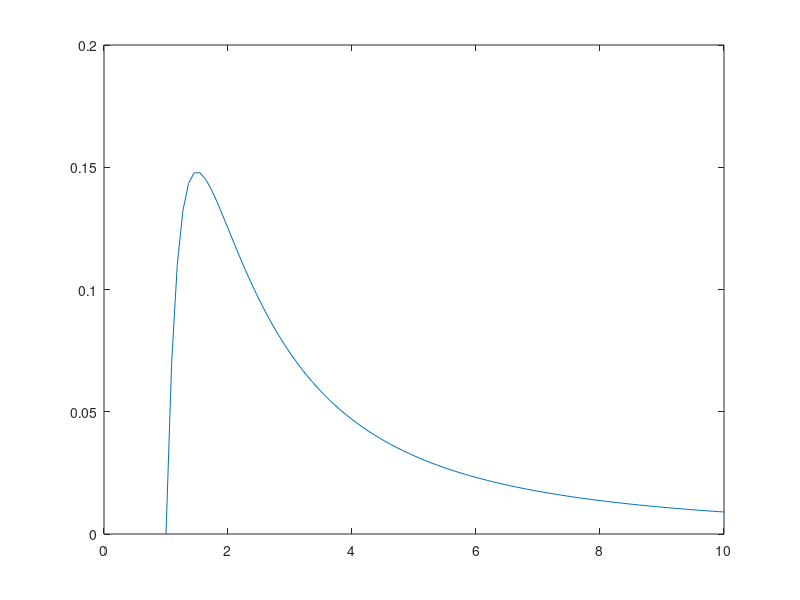

MATLAB code for this plot: (Note: this script raises an error after producing the figure.)
%% run code with physical line list
clc, clear all, close all

resonance_lambda  = [100,200];
c = 10^8;



%% make stupid plot
N = 100;
a = linspace(1,10,N)
b = 1./a.^2.*(1-1./a)

figure()
plot(a,b)

%% test if multiple scatterings from one line are possible
clc,  clear all

test_number = 0;                                   
[freq,flux_two,number_scatterings,photon_path,yes,luminosity,rmax,total_number_backscatterings] = test_file(test_number);


%% ancient version
clc, clear all, close all

xk0 = 100
nphot = 10^5
alpha = 0
beta = 1

make_plot = 1;
save = 0;
all_radial = 0;
radial_release = 1;

[freq_b,flux_b,yes] = one_radial_line(nphot , xk0 , alpha , beta , make_plot , save , all_radial, radial_release);    

%% simple test for line selection
clc, clear all, close all

xmuestart = 1;
xstart = -0.9180;
resonance_x = [-0.5,0];
resonance_tau = [100,100];

r_init = 1;
rmax = 100;
beta = 1;
vmin = -0.98;
vmax = -0.01;
b = 1-vmin*(1/beta);

display('hier gaan we dan')
[r,x_selected,tau_selected,last_scatter] = best_line(xmuestart,xstart,resonance_x,resonance_tau,r_init,rmax,b,beta,vmin,vmax)

% test influence of xk0 on r
xstart = -0.5;

resonance_x = 0;
resonance_tau = 100;

[r_a,x_selected,tau_selected,last_scatter] = best_line(xmuestart,xstart,resonance_x,resonance_tau,r_init,rmax,b,beta,vmin,vmax)

resonance_tau = 0.5;
[r_b,x_selected,tau_selected,last_scatter] = best_line(xmuestart,xstart,resonance_x,resonance_tau,r_init,rmax,b,beta,vmin,vmax)

%% test superposition
clc, clear all, close all

save_figures = 0;
multiplication = 1;
test_number_1 = 18;
test_number_2 = 19;
test_number_3 = 20;
overlap_number = 25;
test_superposition(save_figures,multiplication,test_number_1,test_number_2,test_number_3,overlap_number);

save_fig = 1
xmueout_only_pos = 1
if save_fig == 1
    if xmueout_only_pos == 1
        saveas(gcf,'figures/multiplication_vs_complex_interactions_xmueout_pos.png')
    else
        saveas(gcf,'figures/multiplication_vs_complex_interactions_xmueout_iso.png')
    end
end

%% very SIMPLE test
clc, clear all, close all

test_number = 21;                                   
[freq,flux,total_number_scatterings,photon_path,yes,luminosity,rmax,total_number_backscatterings,...
    dLdr,g_radiation,scattering_x] = test_file(test_number);

display('_____________statistics for luminosity_________________')
photon_path(isnan(photon_path)) = 0;
count_first_x = 0;
count_second_x = 0;
number_scattered_photons = 0;
for k=1:size(photon_path,2)
    if isnan(scattering_x(1,k)) == 0
        if photon_path(max(find(photon_path(:,k))),k) == -0.5
            count_first_x = count_first_x + 1;
        else
            count_second_x = count_second_x + 1;
        end
        number_scattered_photons = number_scattered_photons + 1;
    end
end
count_first_x = count_first_x/number_scattered_photons
count_second_x = count_second_x/number_scattered_photons

%% test_convergence
clc, close all, clear all

range_max = 4;
make_save = 1;
close_all = 1;
test_convergence(range_max,make_save,close_all)


%% figures for paragraph 'EXPERIMENTS AND RESULTS. (1) AND (2)'
clc, close all, clear all

test_number = 1
[freq,flux_two,number_scatterings,photon_path,yes,luminosity,rmax,total_number_backscatterings] = test_file(test_number);

if test_number == -2
    saveas(gcf,'figures/scattering_distribution_radial_release.png')
elseif test_number == -1
    saveas(gcf,'figures/scattering_distribution_random_release.png')
elseif test_number == 0
    saveas(gcf,'figures/solution_random_release.png')
elseif test_number == 1
    saveas(gcf,'figures/solution_radial_release.png')
end

%% figures for paragraph 'EXPERIMENTS AND RESULTS. (3)'
clc, close all, clear all

test_number = 21
[freq,flux_two,number_scatterings,photon_path,yes,luminosity,rmax,total_number_backscatterings] = test_file(test_number);

if test_number == -2
    saveas(gcf,'figures/multiple_lines_distant.png')
end

%% testje over root finding (with angle correction)
clc, clear all, close all

angle_correction = 1

N = 200;
r = linspace(1,20,N);
p = 0.8;
beta = 1;
b = 2;
x = sqrt(1-(p./r).^2).*(1-b./r).^beta;
y = (1-b./r).^beta;
plot(r,x)
hold on, plot(r,y)

title('generic form of velocity profile from observers viewpoint')
xlabel('r')
ylabel('\mu v(r)','Rotation',0)
legend('angle correction','no angle correction','Location','Southeast')
xlim([1,20])

saveas(gcf,'figures/velocity_profile.png')
%% SIMPLE test
clc, clear all, close all

make_save = 0;

test_number = 2001;
[freq,flux_two,number_scatterings,photon_path,yes,luminosity,rmax,total_number_backscatterings] = test_file(test_number);

% make plot and figure
if make_save == 1
    if test_number == 2001
        title1 = 'figures/multiple_lines_distant_diff_opacity.png';
        title2 = 'figures/multiple_lines_photon_path_distant_diff_opacity.png';
    elseif test_number == 200
        title1 = 'figures/multiple_lines_distant.png';
        title2 = 'figures/multiple_lines_photon_path_distant.png';
    elseif test_number == 500
        title1 = 'figures/multiple_lines_MANY.png';
        title2 = 'figures/multiple_lines_photon_path_MANY.png';        
    else
        title1 = 'figures/multiple_lines.png';
        title2 = 'figures/multiple_lines_photon_path.png';
    end
    saveas(figure(1),title1)
    saveas(figure(2),title2)
end

%% derive scattering probabilty
clc, clear all, close all

beta = 1; nbins = 100; resonance_x = [-0.5,0]; compare_Fortran = 1;
[~,~,~,~,~,~,~,~,~,~,~,~,~,~,~,expected_ratio] = param_init(beta,nbins,resonance_x,compare_Fortran);    

p = expected_ratio*(1+0.5/2*(1+0.5/2))
p = expected_ratio*(1+0.5/2*(1+0.5/2*(1+0.5/2*(1+0.5/2))))


%% test how Matlab works with arrays
clc, clear all, close all 

N = 21;
a = linspace(10,30,N);
b = a;

% do modification
a(10:15) = a(10:15) + 1;
b(15:10) = b(15:10) + 1;

% check if these are the same
verschil = a - b;


%% test scattering distribution
clc, clear all, close all

nphot = 10^3;
xstart_collection = linspace(-0.8,0,nphot);

resonance_x = 0;
x_selected = resonance_x;
tau_selected  = 100;

r = 1;
xk0 = 100;

xmuestart = 1;
beta = 1;
alpha = 0;
nbins = 100;
all_radial = 0;
nsc = 0;
isotropic_scattering = 0;
nin = 0;


[ ~,~,~,~,~,~,b,~,~,~,~,~,~,~,~,~] = param_init(beta,nbins,resonance_x,nphot); 

xnew_collection = zeros(1,nphot)
for phot = 1:length(xstart_collection)
    xstart = xstart_collection(phot)
    [xnew,xmueou] = scatter(xstart,x_selected,tau_selected,xmuestart,r,b,xk0,beta,alpha,all_radial,nsc,isotropic_scattering,nin);
    xnew_collection(phot) = xnew;
end

figure()
subplot(1,2,1)
histogram(xstart_collection,'Normalization','pdf')
subplot(1,2,2)
histogram(xnew_collection,'Normalization','pdf')


%% test influence of xk0
clc, clear all, close all

save_plot = 1;

test_number_a = 25
[freq_a, flux_a, number_scatterings_a, photon_path_a] = test_file(test_number_a);
if save_plot == 1
    saveas(gcf,['figures/situation_',num2str(test_number_a),'.png'])
end

test_number_b = 26
[freq_b, flux_b, number_scatterings_b, photon_path_b] = test_file(test_number_b);
if save_plot == 1
    saveas(gcf,['figures/situation_',num2str(test_number_b),'.png'])
end

% make joint plot
figure()
plot(freq_a,flux_a,'.-')
hold on, plot(freq_b,flux_b,'.-')
legend('xk0=100','xk0=0.5')

if save_plot == 1
    saveas(gcf,['figures/situation_',num2str(test_number_a),'_',num2str(test_number_b),'.png'])
end


%% test best_line(xmuestart,xstart,resonance_x,r_init,rmax,b,beta)
    % does it really correspond to the lowes frequency?
    % for photons streaming in both directions?
clc, clear all, close all

xmuestart = 1;
resonance_x = [0,1,2];
resonance_tau = 100*ones(1,3);
r_init = 1;

compare_Fortran = 1;

beta = 1;
nbins = 100;
case_number = 1;
nphot = 10^4;
nsc = 0;

[~,vmin,vmax,~,~,~,b,xmin,~,rmax,~,~,~] = param_init(beta,nbins,resonance_x,nphot,compare_Fortran); 

xstart = 0.5;
[r,x_selected,tau_selected] = best_line(xmuestart,xstart,resonance_x,resonance_tau,r_init,rmax,b,beta,nsc,vmin,vmax)


%% plot scattering probability
clc, clear all, close all

beta = 1; nbins = 100; nrbins = 100; resonance_x = 0; nphot = 10^4; compare_Fortran = 1;
[~,vmin,vmax,~,~,~,b,xmin,~,rmax,~,~,~] = param_init(beta,nbins,nrbins,resonance_x,compare_Fortran,nphot);

N = 100;

xmuestart = rand(1,N);
xmuein = 1;
xk0 = 100;
alpha = 0;

xstart = linspace(0.01,0.98,N);
x = linspace(-1,1,N);
r = b./(1-xstart.^(1/beta));

v = (1-b./r).^(beta);
dvdr = b*beta./r.^2.*(1-b./r).^(beta-1);
sigma = dvdr./(v./r)-1;
tau = xk0./(r.*v.^(2-alpha).*(1+xmuein^2*sigma));
            
xmueou = (1-exp(-tau))/tau

xnew = xstart + v.*(xmueou-xmuein)

% figure()
% plot(xstart,xnew)
% title('radial release')

figure()
histogram(xnew)



% simple (BUT INCORRECT) proposal
% px = 1-log(x)
% plot(x,px)

%% test xmueout(xk0,alpha,r,v,sigma,all_radial)
xk0 = 100
alpha = 0
r = 2
v = 3
sigma = 1
all_radial = 0

K = 10^4;
for k = 1:K
    xmueou(k) = xmueout(xk0,alpha,r,v,sigma,all_radial);
    if rand > 0.5
        xmueou = -xmueou;
    end
end

figure()
histogram(xmueou,'Normalization','pdf')

%% test_luminosity
clc, clear all, close all

test_number = 0;
[freq, flux_two, number_scatterings , photon_path , ~ , luminosity , ~, ~, dLdr ,~] = test_luminosity(test_number);
